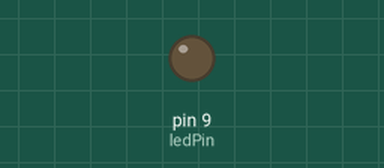
Recording of a sketch running on a simulated Arduino Uno, built with avr-gcc and run on an emulated ATmega328P. Parts: output pins drawn as LEDs (lit = HIGH).

Above: at 0.05 s.
At 2.35 s:
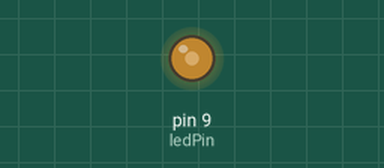
At 4.65 s:
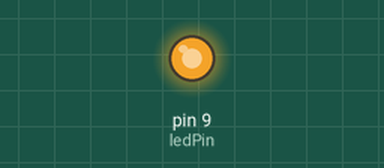
At 9.3 s:
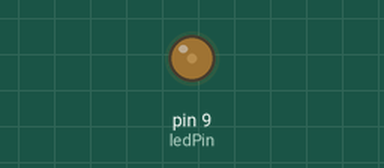
Timing chart, 0 to 13.3 s (numbered marks = the images above):
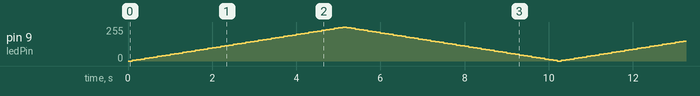

The sketch:

set_brightness_of_a_led.ino
```cpp
const int ledPin = 9;
int brightness = 0;
int fadeAmount = 5;
void setup() {
  // put your setup code here, to run once:
  pinMode(ledPin , OUTPUT);
}

void loop() {
  // put your main code here, to run repeatedly:
  analogWrite(ledPin , brightness);

  brightness += fadeAmount;
  if(brightness <= 0 || brightness >= 255)
    fadeAmount = -fadeAmount;
  delay(100);

}
```
